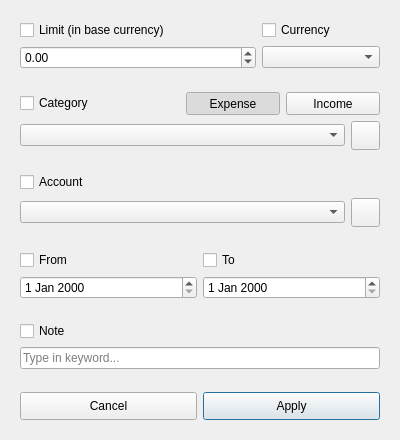
<?xml version="1.0" encoding="UTF-8"?>
<ui version="4.0">
 <class>CustomFiltersForm</class>
 <widget class="QWidget" name="CustomFiltersForm">
  <property name="geometry">
   <rect>
    <x>0</x>
    <y>0</y>
    <width>400</width>
    <height>440</height>
   </rect>
  </property>
  <property name="windowTitle">
   <string>CustomFiltersForm</string>
  </property>
  <layout class="QVBoxLayout" name="verticalLayout_4">
   <item>
    <widget class="QWidget" name="container" native="true">
     <property name="maximumSize">
      <size>
       <width>700</width>
       <height>700</height>
      </size>
     </property>
     <property name="styleSheet">
      <string notr="true"/>
     </property>
     <layout class="QVBoxLayout" name="verticalLayout_2">
      <item>
       <layout class="QGridLayout" name="gridLayout_4">
        <item row="1" column="0">
         <widget class="QDoubleSpinBox" name="limit">
          <property name="minimum">
           <double>-999999.000000000000000</double>
          </property>
          <property name="maximum">
           <double>999999.000000000000000</double>
          </property>
         </widget>
        </item>
        <item row="1" column="1">
         <widget class="QComboBox" name="currency"/>
        </item>
        <item row="0" column="1">
         <widget class="QCheckBox" name="currencyBox">
          <property name="sizePolicy">
           <sizepolicy hsizetype="Minimum" vsizetype="Fixed">
            <horstretch>1</horstretch>
            <verstretch>0</verstretch>
           </sizepolicy>
          </property>
          <property name="text">
           <string>Currency</string>
          </property>
         </widget>
        </item>
        <item row="0" column="0">
         <widget class="QCheckBox" name="limitBox">
          <property name="sizePolicy">
           <sizepolicy hsizetype="Minimum" vsizetype="Fixed">
            <horstretch>2</horstretch>
            <verstretch>0</verstretch>
           </sizepolicy>
          </property>
          <property name="text">
           <string>Limit (in base currency)</string>
          </property>
         </widget>
        </item>
       </layout>
      </item>
      <item>
       <spacer name="verticalSpacer">
        <property name="orientation">
         <enum>Qt::Orientation::Vertical</enum>
        </property>
        <property name="sizeHint" stdset="0">
         <size>
          <width>20</width>
          <height>13</height>
         </size>
        </property>
       </spacer>
      </item>
      <item>
       <layout class="QGridLayout" name="gridLayout_6">
        <item row="0" column="0">
         <widget class="QCheckBox" name="categoryBox">
          <property name="text">
           <string>Category</string>
          </property>
         </widget>
        </item>
        <item row="1" column="2">
         <widget class="QToolButton" name="addCategory">
          <property name="styleSheet">
           <string notr="true">padding: 3px 3px;</string>
          </property>
          <property name="text">
           <string/>
          </property>
          <property name="icon">
           <iconset resource="../../Files/files.qrc">
            <normaloff>:/categoryIcon</normaloff>:/categoryIcon</iconset>
          </property>
          <property name="iconSize">
           <size>
            <width>18</width>
            <height>18</height>
           </size>
          </property>
         </widget>
        </item>
        <item row="0" column="1" colspan="2">
         <layout class="QHBoxLayout" name="horizontalLayout_3">
          <item>
           <widget class="QToolButton" name="expense">
            <property name="sizePolicy">
             <sizepolicy hsizetype="Preferred" vsizetype="Preferred">
              <horstretch>0</horstretch>
              <verstretch>0</verstretch>
             </sizepolicy>
            </property>
            <property name="minimumSize">
             <size>
              <width>0</width>
              <height>20</height>
             </size>
            </property>
            <property name="styleSheet">
             <string notr="true">padding: 2px 2px;</string>
            </property>
            <property name="text">
             <string>Expense</string>
            </property>
            <property name="checkable">
             <bool>true</bool>
            </property>
            <property name="checked">
             <bool>true</bool>
            </property>
           </widget>
          </item>
          <item>
           <widget class="QToolButton" name="income">
            <property name="sizePolicy">
             <sizepolicy hsizetype="Preferred" vsizetype="Preferred">
              <horstretch>0</horstretch>
              <verstretch>0</verstretch>
             </sizepolicy>
            </property>
            <property name="styleSheet">
             <string notr="true">padding: 2px 2px;</string>
            </property>
            <property name="text">
             <string>Income</string>
            </property>
            <property name="checkable">
             <bool>true</bool>
            </property>
           </widget>
          </item>
         </layout>
        </item>
        <item row="1" column="0" colspan="2">
         <widget class="QComboBox" name="category"/>
        </item>
       </layout>
      </item>
      <item>
       <spacer name="verticalSpacer_2">
        <property name="orientation">
         <enum>Qt::Orientation::Vertical</enum>
        </property>
        <property name="sizeHint" stdset="0">
         <size>
          <width>20</width>
          <height>14</height>
         </size>
        </property>
       </spacer>
      </item>
      <item>
       <layout class="QGridLayout" name="gridLayout_5">
        <item row="1" column="0">
         <widget class="QComboBox" name="account"/>
        </item>
        <item row="1" column="1">
         <widget class="QToolButton" name="addAccount">
          <property name="styleSheet">
           <string notr="true">padding: 3px 3px;</string>
          </property>
          <property name="text">
           <string/>
          </property>
          <property name="icon">
           <iconset resource="../../Files/files.qrc">
            <normaloff>:/budgetIcon</normaloff>:/budgetIcon</iconset>
          </property>
          <property name="iconSize">
           <size>
            <width>18</width>
            <height>18</height>
           </size>
          </property>
         </widget>
        </item>
        <item row="0" column="0" colspan="2">
         <widget class="QCheckBox" name="accountBox">
          <property name="text">
           <string>Account</string>
          </property>
         </widget>
        </item>
       </layout>
      </item>
      <item>
       <spacer name="verticalSpacer_3">
        <property name="orientation">
         <enum>Qt::Orientation::Vertical</enum>
        </property>
        <property name="sizeHint" stdset="0">
         <size>
          <width>20</width>
          <height>13</height>
         </size>
        </property>
       </spacer>
      </item>
      <item>
       <layout class="QGridLayout" name="gridLayout">
        <item row="0" column="0">
         <widget class="QCheckBox" name="fromBox">
          <property name="text">
           <string>From</string>
          </property>
         </widget>
        </item>
        <item row="0" column="1">
         <widget class="QCheckBox" name="toBox">
          <property name="text">
           <string>To</string>
          </property>
         </widget>
        </item>
        <item row="1" column="0">
         <widget class="QDateEdit" name="from">
          <property name="sizePolicy">
           <sizepolicy hsizetype="Minimum" vsizetype="Fixed">
            <horstretch>1</horstretch>
            <verstretch>0</verstretch>
           </sizepolicy>
          </property>
         </widget>
        </item>
        <item row="1" column="1">
         <widget class="QDateEdit" name="to">
          <property name="sizePolicy">
           <sizepolicy hsizetype="Minimum" vsizetype="Fixed">
            <horstretch>1</horstretch>
            <verstretch>0</verstretch>
           </sizepolicy>
          </property>
         </widget>
        </item>
       </layout>
      </item>
      <item>
       <spacer name="verticalSpacer_4">
        <property name="orientation">
         <enum>Qt::Orientation::Vertical</enum>
        </property>
        <property name="sizeHint" stdset="0">
         <size>
          <width>20</width>
          <height>14</height>
         </size>
        </property>
       </spacer>
      </item>
      <item>
       <layout class="QVBoxLayout" name="verticalLayout">
        <item>
         <widget class="QCheckBox" name="noteBox">
          <property name="text">
           <string>Note</string>
          </property>
         </widget>
        </item>
        <item>
         <widget class="QLineEdit" name="note">
          <property name="sizePolicy">
           <sizepolicy hsizetype="Expanding" vsizetype="Preferred">
            <horstretch>0</horstretch>
            <verstretch>0</verstretch>
           </sizepolicy>
          </property>
          <property name="placeholderText">
           <string>Type in keyword...</string>
          </property>
         </widget>
        </item>
       </layout>
      </item>
      <item>
       <spacer name="verticalSpacer_5">
        <property name="orientation">
         <enum>Qt::Orientation::Vertical</enum>
        </property>
        <property name="sizeHint" stdset="0">
         <size>
          <width>20</width>
          <height>13</height>
         </size>
        </property>
       </spacer>
      </item>
      <item>
       <layout class="QHBoxLayout" name="horizontalLayout">
        <item>
         <widget class="QPushButton" name="cancel">
          <property name="styleSheet">
           <string notr="true">padding: 6px 6px</string>
          </property>
          <property name="text">
           <string>Cancel</string>
          </property>
         </widget>
        </item>
        <item>
         <widget class="QPushButton" name="apply">
          <property name="styleSheet">
           <string notr="true">padding: 6px 6px</string>
          </property>
          <property name="text">
           <string>Apply</string>
          </property>
          <property name="autoDefault">
           <bool>false</bool>
          </property>
          <property name="default">
           <bool>true</bool>
          </property>
         </widget>
        </item>
       </layout>
      </item>
     </layout>
    </widget>
   </item>
  </layout>
 </widget>
 <tabstops>
  <tabstop>limitBox</tabstop>
  <tabstop>currencyBox</tabstop>
  <tabstop>limit</tabstop>
  <tabstop>currency</tabstop>
  <tabstop>categoryBox</tabstop>
  <tabstop>expense</tabstop>
  <tabstop>income</tabstop>
  <tabstop>category</tabstop>
  <tabstop>addCategory</tabstop>
  <tabstop>accountBox</tabstop>
  <tabstop>account</tabstop>
  <tabstop>addAccount</tabstop>
  <tabstop>from</tabstop>
  <tabstop>to</tabstop>
  <tabstop>noteBox</tabstop>
  <tabstop>note</tabstop>
  <tabstop>cancel</tabstop>
  <tabstop>apply</tabstop>
 </tabstops>
 <resources>
  <include location="../../Files/files.qrc"/>
 </resources>
 <connections/>
</ui>
